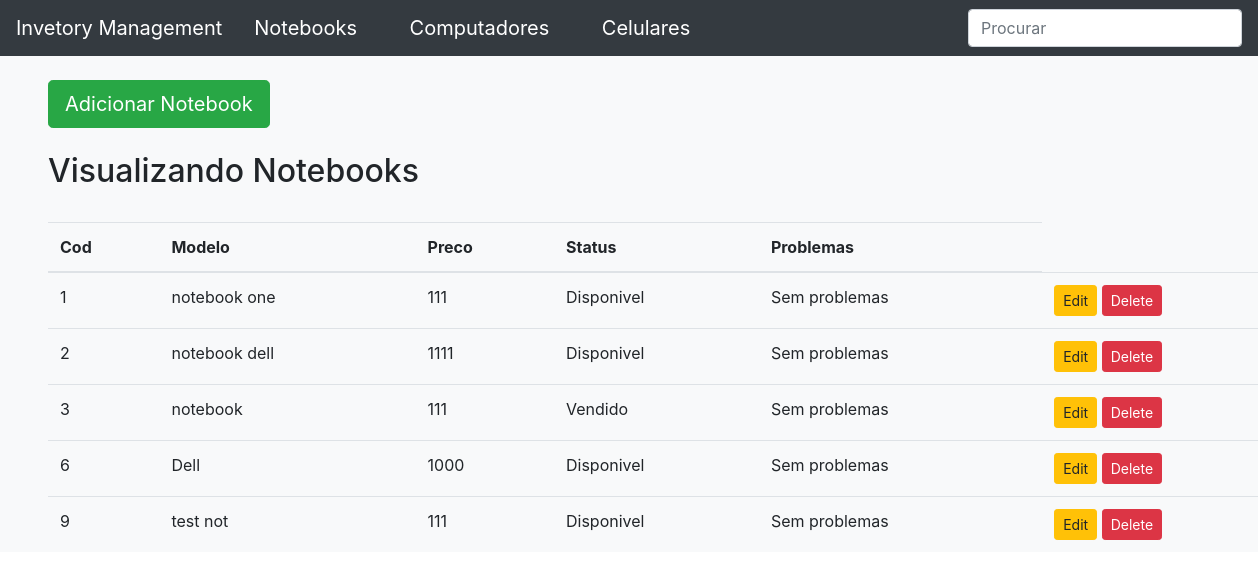
Page /display_notebook on the committed database.
### inventory/models.py (models this page shows, shortened)
class Dispositivo(models.Model):
    tipo = models.CharField(max_length=100, blank=False)
    preco = models.IntegerField()
    escolhas = (
        ('Disponivel', 'Item pronto para venda'),
        ('Vendido', 'Item Vendido'),
        ('Abastecimento', 'Item para repor nos proximos dias')
    )
    status = models.CharField(max_length=100, choices=escolhas, default="Vendido")
    issues = models.CharField(max_length=100, default="Sem problemas")
    class Meta:
        abstract = True

class Notebook(Dispositivo):
   pass

### inventory/views.py (the view)
# urls.py: url(r'^display_notebook$', display_notebook, name ='display_notebook'),
def display_notebook(request):
    items = Notebook.objects.all()
    context = {
        'items' : items,
        'header' : "Notebooks"
    }
    return render(request, 'Notebook.html', context)

### inventory/templates/Notebook.html (shortened to what this page needs)
{% extends 'base.html' %}
{% block body %}
  <br>
<div class="button-group">
    <a href="{% url 'add_notebook' %}" class="btn btn-success btn-lg ml-5 pt-2" role="button"> Adicionar Notebook </a>
</div>
     <br>
    <p class="h2 ml-5" >Visualizando {{ header }} </p>
    <br>
<table class="table table-hover ml-5">
    <thead>
        <tr>
            <th>Cod</th>
            <th>Modelo</th>
            <th>Preco</th>
            <th>Status</th>
            <th>Problemas</th>
        </tr>
</thead>
    <tbody>
    {% for item in items %}
<tr>
    <td> {{ item.pk }}</td>
    <td> {{ item.tipo }}</td>
    <td>{{ item.preco }}</td>
    <td>{{ item.status }}</td>
    <td>{{ item.issues }}</td>
{% if header|lower == "notebooks" %}
    <td>
        <a href="{% url 'edit_notebook' item.pk %}" class="btn btn-warning btn-sm" role="button">Edit </a>
        <a href="{% url 'delete_notebook' item.pk %}" class="btn btn-danger btn-sm" role="button">Delete </a>
    </td>
{% endif %}
</tr>
    {% endfor %}
    </tbody>
</table>
{% endblock %}

### inventory/templates/base.html (shortened to what this page needs)
<!DOCTYPE html>
<html>
<head>
</head>
 {% load static %}
  <link rel="stylesheet" type="text/css" href="{% static '/css/style.css' %}"/>
  <link rel="stylesheet" type="text/css" href="{% static '/css/bootstrap.min.css' %}"/>
<body>
<div class="bg-light">
     <nav class="navbar navbar-expand navbar-dark bg-dark">
      <a class="navbar-brand" href="{% url 'index' %}">Invetory Management</a>
      <div class="collapse navbar-collapse" id="navbarsExample02">
        <ul class="navbar-nav mr-auto">
          <li class="nav-item active">
              <a href="{% url 'display_notebook' %}" class="navbar navbar-brand navbar-dark bg-dark" role="button"> Notebooks </a>
            <a href="{% url 'display_computador' %}" class="navbar navbar-brand navbar-dark bg-dark" role="button"> Computadores </a>
            <a href="{% url 'display_celular' %}" class="navbar navbar-brand navbar-dark bg-dark" role="button"> Celulares </a>
          </li>
        </ul>
        <form class="form-inline my-2 my-md-0">
          <input class="form-control" type="text" placeholder="Procurar">
        </form>
      </div>
    </nav>
    {% block body %}
    {% endblock %}
</div>
</body>
</html>

### inventory/static/css/style.css (style rules this page uses)
body { background-color: #082767; }

### rows in the picture
Notebook: pk "1", tipo "notebook one", preco "111", status "Disponivel", issues "Sem problemas"
Notebook: pk "2", tipo "notebook dell", preco "1111", status "Disponivel", issues "Sem problemas"
Notebook: pk "3", tipo "notebook", preco "111", status "Vendido", issues "Sem problemas"
Notebook: pk "6", tipo "Dell", preco "1000", status "Disponivel", issues "Sem problemas"
Notebook: pk "9", tipo "test not", preco "111", status "Disponivel", issues "Sem problemas"

### other values in the picture
{{ header }} "Notebooks"
